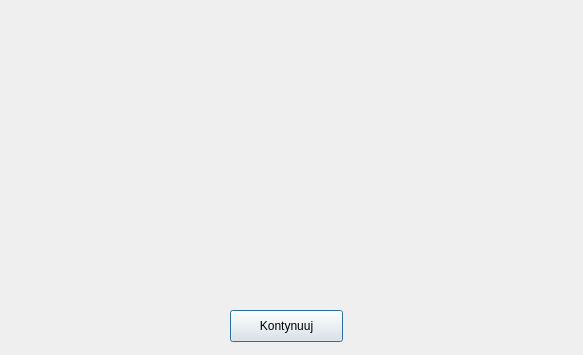
<?xml version="1.0" encoding="UTF-8"?>
<ui version="4.0">
 <class>textPlusContiueDialog</class>
 <widget class="QDialog" name="textPlusContiueDialog">
  <property name="geometry">
   <rect>
    <x>0</x>
    <y>0</y>
    <width>583</width>
    <height>355</height>
   </rect>
  </property>
  <property name="windowTitle">
   <string>Dialog</string>
  </property>
  <widget class="QLabel" name="textLabel">
   <property name="geometry">
    <rect>
     <x>10</x>
     <y>10</y>
     <width>561</width>
     <height>291</height>
    </rect>
   </property>
   <property name="font">
    <font>
     <family>Avenir</family>
     <pointsize>18</pointsize>
     <italic>true</italic>
    </font>
   </property>
   <property name="text">
    <string/>
   </property>
  </widget>
  <widget class="QPushButton" name="pushButton">
   <property name="geometry">
    <rect>
     <x>230</x>
     <y>310</y>
     <width>113</width>
     <height>32</height>
    </rect>
   </property>
   <property name="text">
    <string>Kontynuuj</string>
   </property>
  </widget>
 </widget>
 <resources/>
 <connections/>
</ui>
